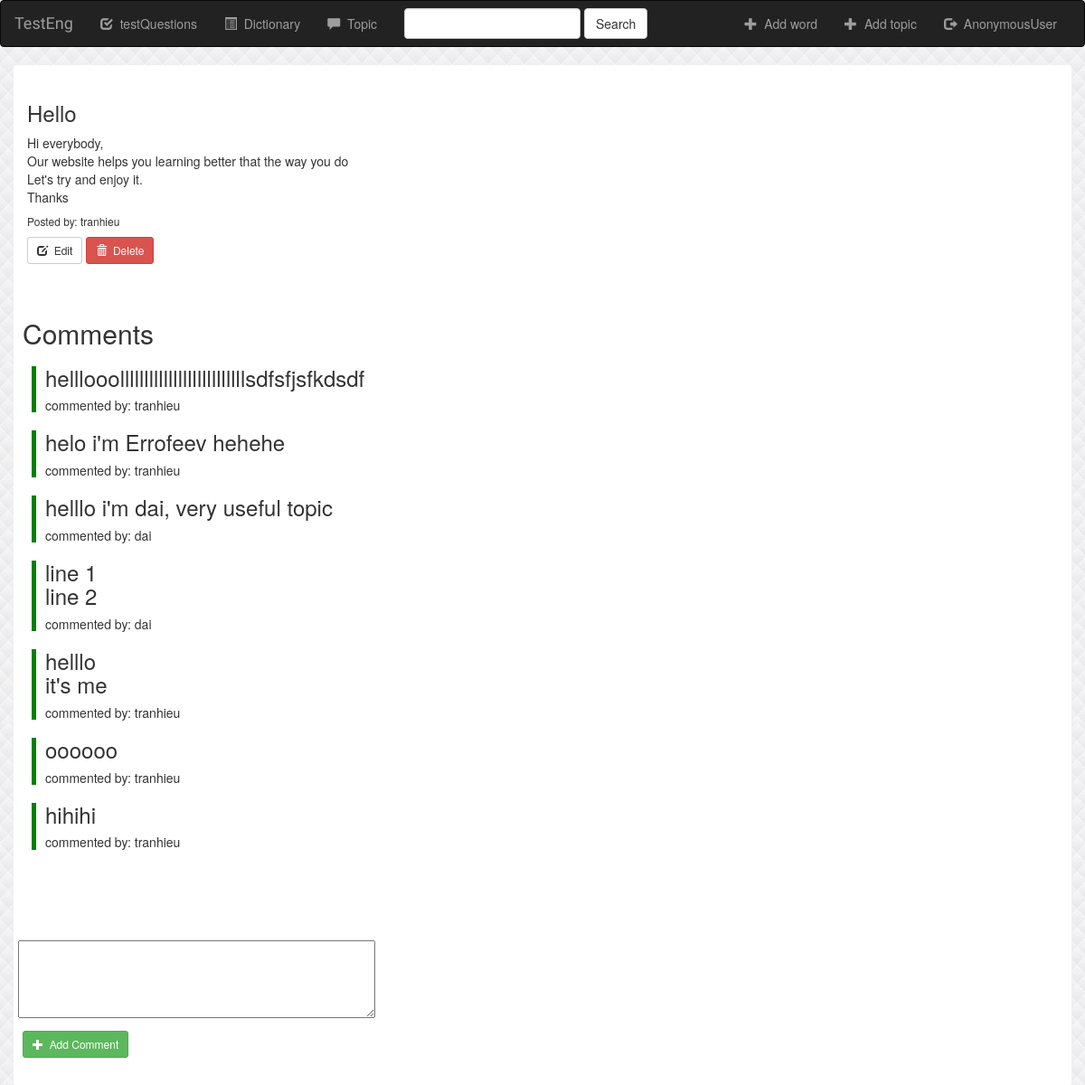
The app's page /testEng/topic/3/ with its own data.
### testEng/models.py (models this page shows, shortened)
class topic(models.Model):
    name = models.CharField(max_length=1000)
    content = models.TextField(max_length=10000)
    user = models.ForeignKey(User, default=1)

class comment(models.Model):
    id_user = models.ForeignKey(User, on_delete=models.CASCADE)
    id_topic = models.ForeignKey(topic, on_delete=models.CASCADE)
    content = models.CharField(max_length = 1000)

### testEng/views.py (the view)
# urls.py: url(r'^topic/(?P<topic_id>[0-9]+)/$', views.detailtopic, name = 'detail-topic'),
def detailtopic(request, topic_id):
    curTopic = get_object_or_404(topic, pk=topic_id)
    comments = comment.objects.filter(id_topic=topic_id)
    if 'contentComment' in request.POST:
        newComment = comment(id_user = request.user, id_topic = curTopic, content = request.POST['contentComment'])
        newComment.save()
        comments = comment.objects.filter(id_topic=topic_id)
    return render(request, 'testEng/detailTopic.html', {'curTopic': curTopic, 'comments': comments, 'username' : request.user})

### testEng/templates/testEng/detailTopic.html (shortened to what this page needs)
{% extends 'testEng/base.html' %}
{% block body %}
<div class="container">
    <div>
        <h3>{{ curTopic.name }} </h3>
        <p>
            {{ curTopic.content|linebreaksbr }}
        </p>
        <h6> Posted by: {{ curTopic.user }} </h6>
        <a href="{% url 'testEng:topic-update' curTopic.id %}">
            <button type="button" class="btn btn-default btn-sm">
                <span class="glyphicon glyphicon-edit"></span>&nbsp; Edit
            </button>
        </a>
        <button type="button" class="btn btn-danger btn-sm" data-toggle="modal" data-target="#myModal">
            <span class="glyphicon glyphicon-trash"></span>&nbsp; Delete
        </button>
        <div class="row">
                <h2>Comments</h2>
            {% for comment in comments %}
                <div class="row-comment">
                    <div class="row-comment-content">
                        <h3>{{comment.content|linebreaksbr }}</h3>
                    </div>
                    <h5>commented by: {{comment.id_user}}</h5>
                </div>
            {% endfor %}
        </div>
        <div class="row">
            <form action="{% url 'testEng:detail-topic' curTopic.id %}" method="post" style="display: inline">
                <div class="row">
                    <textarea name="contentComment" rows="4" cols="50"></textarea>
                </div>
                <button type="submit" class="btn btn-success btn-sm">
                    <span class="glyphicon glyphicon-plus"></span>&nbsp; Add Comment
                </button>
            </form>
        </div>
    </div>
</div>
{% endblock %}

### testEng/static/testEng/style.css (style rules this page uses)
body { background: white url("images/background2.jpg"); }
.container { background: white; border-radius:3px; padding:20px 50px; }
.row { border-radius:3px; padding:10px 10px; margin-top: 30px; margin-left: 30px; }
.row-comment { border-style: solid; border-color: green; border-width: 0px 0px 0px 5px; margin:10px; padding:0px 10px; }

### records on screen
topic: name "Hello", content "Hi everybody, Our website helps you learning better that the way you do Let's try and enjoy it. Thanks", user "tranhieu"
comment: content "helllooollllllllllllllllllllllllllsdfsfjsfkdsdf", id_user "tranhieu"
comment: content "helo i'm Errofeev hehehe", id_user "tranhieu"
comment: content "helllo i'm dai, very useful topic", id_user "dai"
comment: content "line 1 line 2", id_user "dai"
comment: content "helllo it's me", id_user "tranhieu"
comment: content "oooooo", id_user "tranhieu"
comment: content "hihihi", id_user "tranhieu"

### other values on screen
{{ username }} "AnonymousUser"
